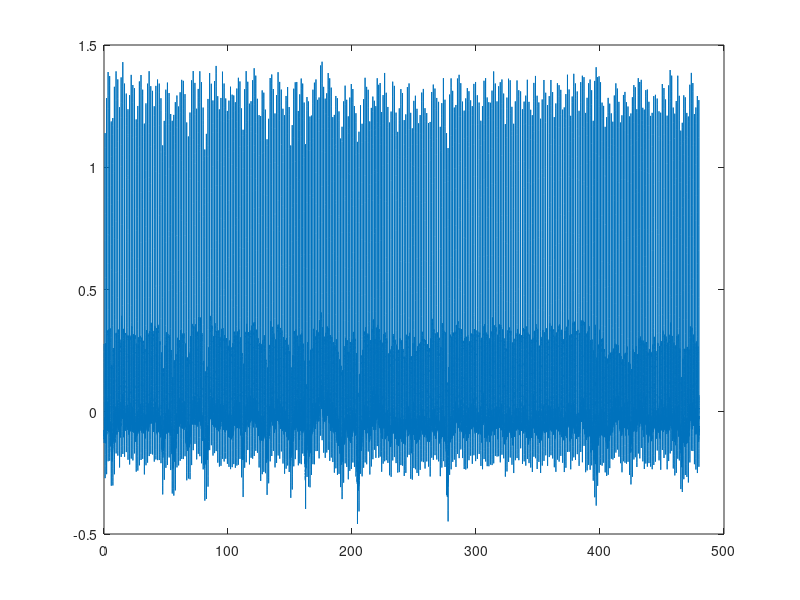

Write MATLAB code to recreate this figure. (Note: this script raises an error after producing the figure.)
function [] = HW2()
    % Read Data
    load ECG_1.mat ECG Fs;

    prominance_vals = [0.5, 0.5, 0.9, 0.8, 0.7, 0.9, 0.5, 0.3, 0.8, 0.6, 0.5, 0.6];

    for i = 12:12
        %% Init data for current sample %%
        fprintf("Sample %d\n", i);
        patient_ECG = ECG(i, :);
        data_len = size(patient_ECG, 2);

        %% Sample the data in seconds %%
        fprintf("Displaying data in seconds...\n")
        patient_ECG_y_sec = 0 : (1/Fs) : fix(data_len/Fs);
        plot(patient_ECG_y_sec, patient_ECG);
        fprintf("Press any key to continue...\n")
        pause

        %% Get and sample data in minutes
        samples_per_min = Fs * 60;
        current_sample = 1;
        patient_ECG_min = [];
        
        j = 1;
        % Calculate the HR of a patient every minute
        while current_sample < data_len 
            patient_hr_minute = patient_ECG(current_sample : (current_sample + samples_per_min));
            hr = getheartbeat(patient_hr_minute, prominance_vals(i));
            patient_ECG_min(j) = hr;
            fprintf("Patient heartrate at %d minute(s): %d\n", fix(current_sample / samples_per_min) + 1, hr);
            current_sample = current_sample + samples_per_min;
            j = j + 1;
        end

        % Display the data
        patient_ECG_y_min = 1 : fix(data_len/samples_per_min);
        disp(mean(patient_ECG_min));
        plot(patient_ECG_y_min, patient_ECG_min);
        fprintf("Displaying patient heart rate in minutes...\n")
        fprintf("Press any key to continue...\n")
        pause

        %% Calculate hr variability per min

        patient_ECG_min_variability = [];
        for j = 2:size(patient_ECG_min, 2)
            patient_ECG_min_variability(j - 1) = abs(patient_ECG_min(j - 1) - patient_ECG_min(j));
        end
        disp(mean(patient_ECG_min_variability));
        plot(patient_ECG_min_variability);
        fprintf("Displaying heart rate variability in minutes...\n")
        fprintf("Press any key to continue...\n")
        pause
    end
end